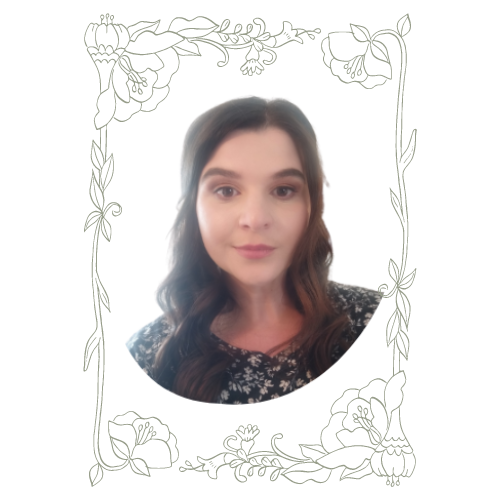
#> input picture assets/img/fran-portrait-framed.png, 500 x 500 px
$ python make-og-card.py
#> lines starting #> are read from the running program, lines starting #| are printed output that depends on the picture
#!/usr/bin/env python3
# Compose a 1200x630 Open Graph card from the existing logo + portrait.
# Output: assets/img/og-card.jpg

from PIL import Image, ImageDraw, ImageFont
from pathlib import Path

ROOT = Path(__file__).resolve().parent.parent
IMG = ROOT / "assets" / "img"
OUT = IMG / "og-card.jpg"

W, H = 1200, 630

CREAM = (254, 253, 248)
INK = (42, 42, 42)
INK_SOFT = (74, 74, 74)
RUST = (166, 64, 25)
SAGE = (93, 111, 83)

card = Image.new("RGB", (W, H), CREAM)
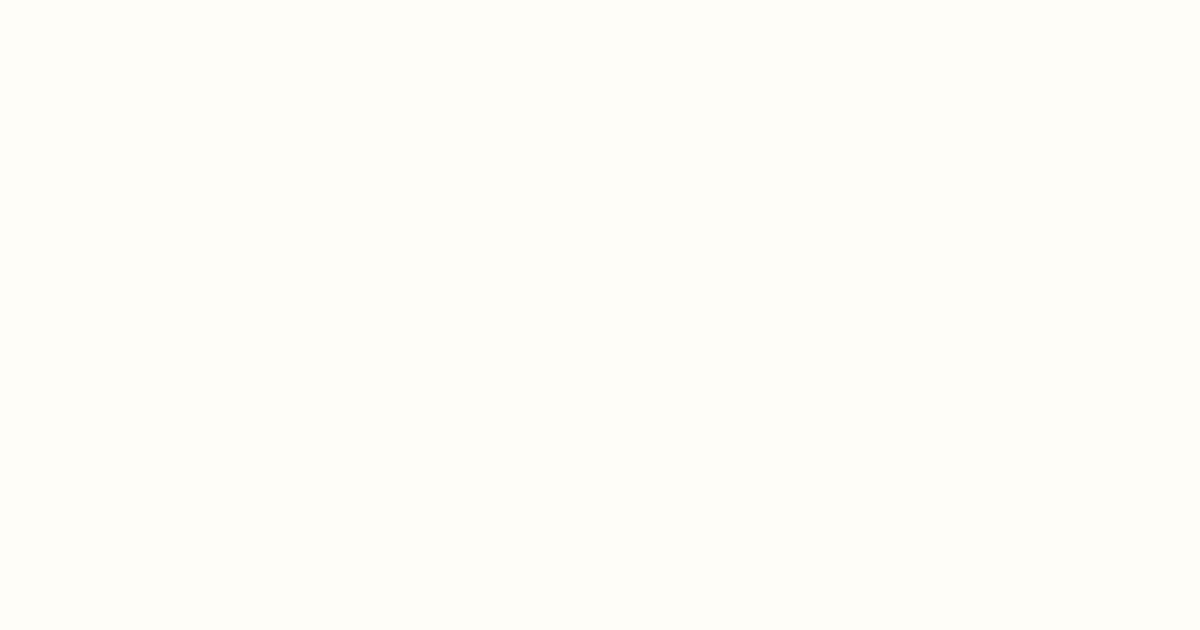
#> card: PIL image 1200x630 RGB; mean R, G, B 254, 253, 248

# Sage left rail to anchor the composition.
rail = Image.new("RGB", (16, H), SAGE)
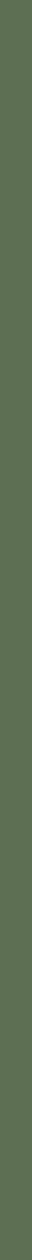
#> rail: PIL image 16x630 RGB (shown 2 times larger); mean R, G, B 93, 111, 83
card.paste(rail, (0, 0))

# Portrait on the right (~480x480), keeping a generous margin.
portrait = Image.open(IMG / "fran-portrait-framed.png").convert("RGBA")
#> portrait is the input picture: PIL image 500x500 RGBA; mean R, G, B, A 35.1, 31.3, 30, 58
portrait = portrait.resize((480, 480), Image.LANCZOS)
#> portrait: PIL image 480x480 RGBA
card.paste(portrait, (W - 480 - 60, (H - 480) // 2), portrait)
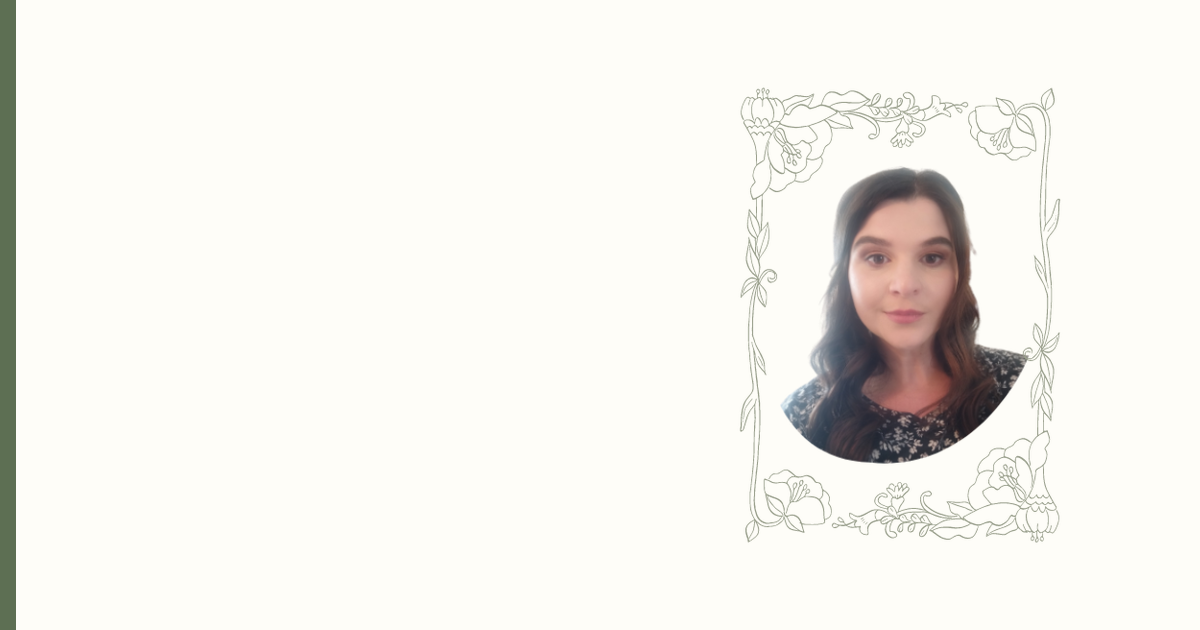
#> card: PIL image 1200x630 RGB; mean R, G, B 243, 241.2, 236

# Logo on the left, scaled to ~360px square so the wordmark + script are legible.
#> (the run stopped early here; a loop or call above may not have finished)

$ run again, with assets/img/illus-book.png copied over assets/img/fran-portrait-framed.png
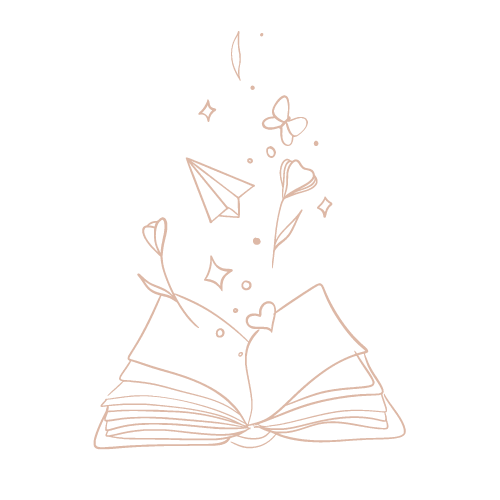
#> input picture assets/img/illus-book.png, 500 x 500 px
#> portrait is the input picture: PIL image 500x500 RGBA; mean R, G, B, A 11.3, 9.4, 8.5, 8.8
#> portrait: PIL image 480x480 RGBA
#> `card.paste(portrait, (W - 480 - 60, (H - 480) // 2), portrait)`:
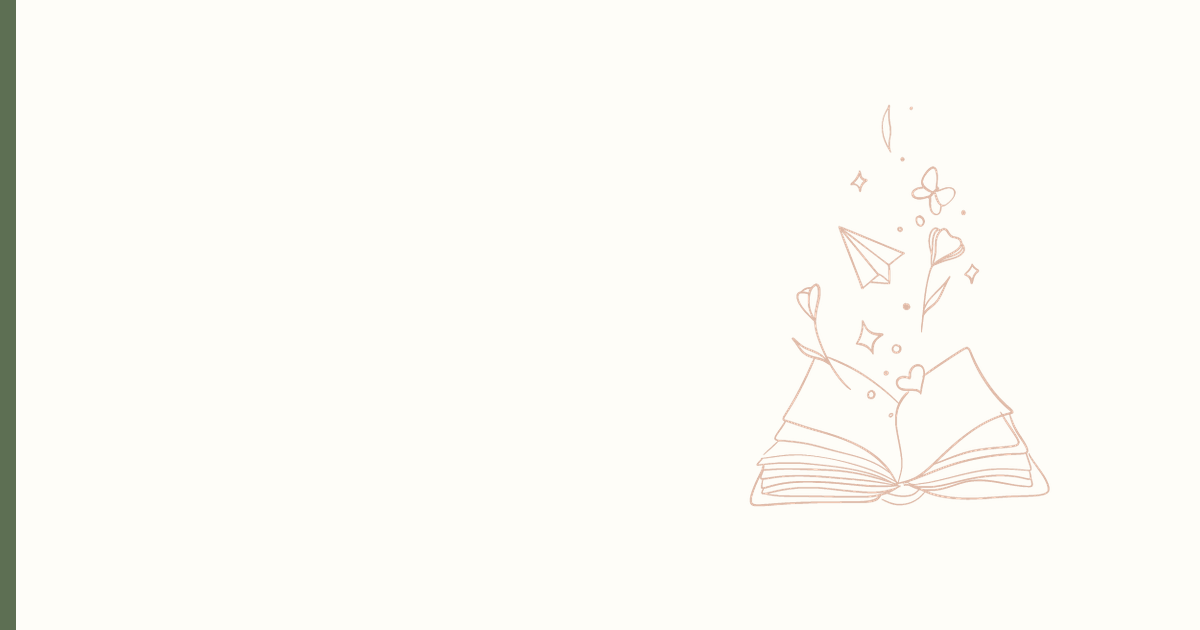
#> card: PIL image 1200x630 RGB; mean R, G, B 251.5, 250.4, 244.9
